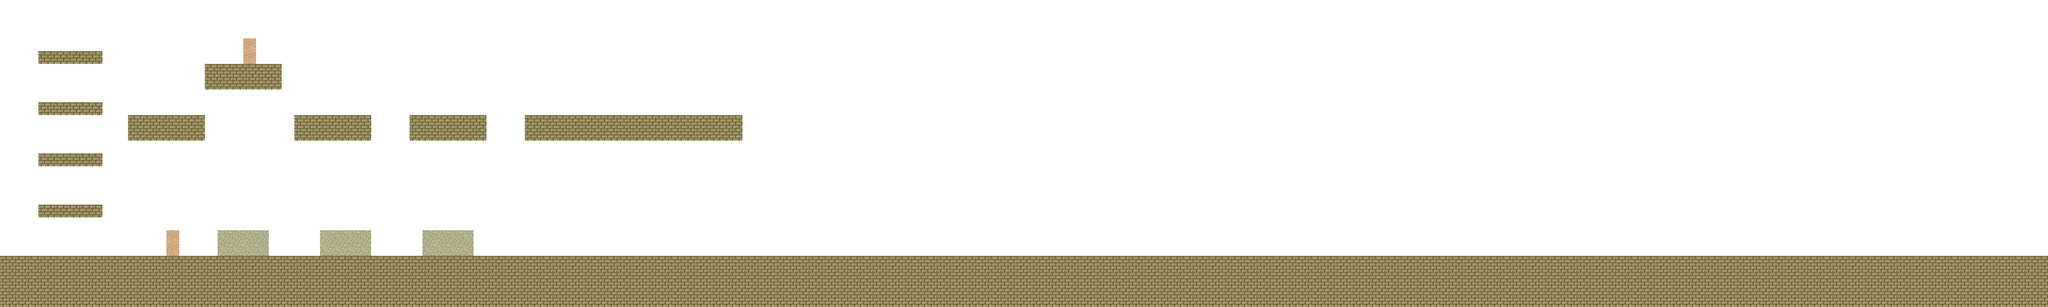

This game map was drawn from its Tiled (.tmx) file and the tilesets committed beside it. A one-line description and the trimmed map source follow:
An orthogonal 160x24 tile map with 32x32 px tiles, 1 tile layer (capa0) and 26 objects.

<map version="1.0" tiledversion="1.1.2" orientation="orthogonal" renderorder="right-down" width="160" height="24" tilewidth="32" tileheight="32" infinite="0" backgroundcolor="#ffffff" nextobjectid="71">
 <tileset firstgid="1" source="tmw_desert.tsx" />
 <layer name="capa0" width="160" height="24">
  <data>[3840 cells, 770 non-empty, 3 distinct tile ids]</data>
 </layer>
 <objectgroup name="objetos">
  <object id="1" x="0" y="640" width="5120" height="128">
   <properties>
    <property name="solidas" value="" />
   </properties>
  </object>
  <object id="2" x="96" y="512" width="160" height="32">
   <properties>
    <property name="solidas" value="arriba1" />
   </properties>
  </object>
  <object id="6" x="0" y="640">
   <properties>
    <property name="solidas" value="soloderecha" />
   </properties>
   <polyline points="0,0 0,-640" />
  </object>
  <object id="7" x="96" y="384" width="160" height="32">
   <properties>
    <property name="solidas" value="arriba1" />
   </properties>
  </object>
  <object id="11" x="96" y="256" width="160" height="32">
   <properties>
    <property name="solidas" value="arriba1" />
   </properties>
  </object>
  <object id="12" x="96" y="128" width="160" height="32">
   <properties>
    <property name="solidas" value="arriba2" />
   </properties>
  </object>
  <object id="15" x="0" y="0">
   <properties>
    <property name="solidas" value="soloabaj" />
   </properties>
   <polyline points="0,0 5120,0" />
  </object>
  <object id="31" x="512.33" y="159.67" width="192" height="64">
   <properties>
    <property name="solidas" value="arriba1" />
   </properties>
  </object>
  <object id="46" x="736" y="288" width="192" height="64">
   <properties>
    <property name="solidas" value="abajo1" />
   </properties>
  </object>
  <object id="51" x="320" y="288" width="192" height="64">
   <properties>
    <property name="solidas" value="arriba1" />
   </properties>
  </object>
  <object id="53" x="800" y="576" width="128" height="64">
   <properties>
    <property name="solidas" value="izquierda1+derecha2" />
   </properties>
  </object>
  <object id="54" x="800" y="576" width="128" height="64">
   <properties>
    <property name="solidas" value="izquierda2+derecha1" />
   </properties>
  </object>
  <object id="55" x="544" y="576" width="128" height="64">
   <properties>
    <property name="solidas" value="izquierda2+derecha1" />
   </properties>
  </object>
  <object id="56" x="1056" y="576" width="128" height="64">
   <properties>
    <property name="solidas" value="izquierda1+derecha2" />
   </properties>
  </object>
  <object id="57" x="416" y="576" width="32" height="64">
   <properties>
    <property name="solidas" value="izquierda1" />
   </properties>
  </object>
  <object id="58" x="608" y="96" width="32" height="64">
   <properties>
    <property name="solidas" value="derecha2" />
   </properties>
  </object>
  <object id="59" x="1024" y="288" width="192" height="64">
   <properties>
    <property name="solidas" value="abajo1" />
   </properties>
  </object>
  <object id="60" x="1024" y="288" width="192" height="64">
   <properties>
    <property name="solidas" value="izquierda2+derecha1" />
   </properties>
  </object>
  <object id="63" x="5120" y="640">
   <properties>
    <property name="p_salida" type="bool" value="true" />
    <property name="solidas" value="soloderecha" />
   </properties>
   <polyline points="0,0 0,-640" />
  </object>
  <object id="64" x="1312" y="288" width="544" height="64">
   <properties>
    <property name="solidas" value="arriba1" />
   </properties>
  </object>
  <object id="65" x="1344" y="256" width="32" height="32">
   <properties>
    <property name="p_arana" type="bool" value="true" />
   </properties>
  </object>
  <object id="66" x="160" y="544" width="32" height="32">
   <properties>
    <property name="p_personaje" type="bool" value="true" />
   </properties>
  </object>
  <object id="67" x="2752" y="448" width="32" height="32">
   <properties>
    <property name="p_dragon" type="bool" value="true" />
   </properties>
  </object>
  <object id="68" x="1792" y="256" width="32" height="32">
   <properties>
    <property name="p_arana_2" type="bool" value="true" />
   </properties>
  </object>
  <object id="69" x="928" y="128" width="32" height="32">
   <properties>
    <property name="p_sol" type="bool" value="true" />
   </properties>
  </object>
  <object id="70" x="1408" y="544" width="72" height="96">
   <properties>
    <property name="p_pila" type="bool" value="true" />
    <property name="solidas" value="" />
   </properties>
  </object>
 </objectgroup>
</map>
